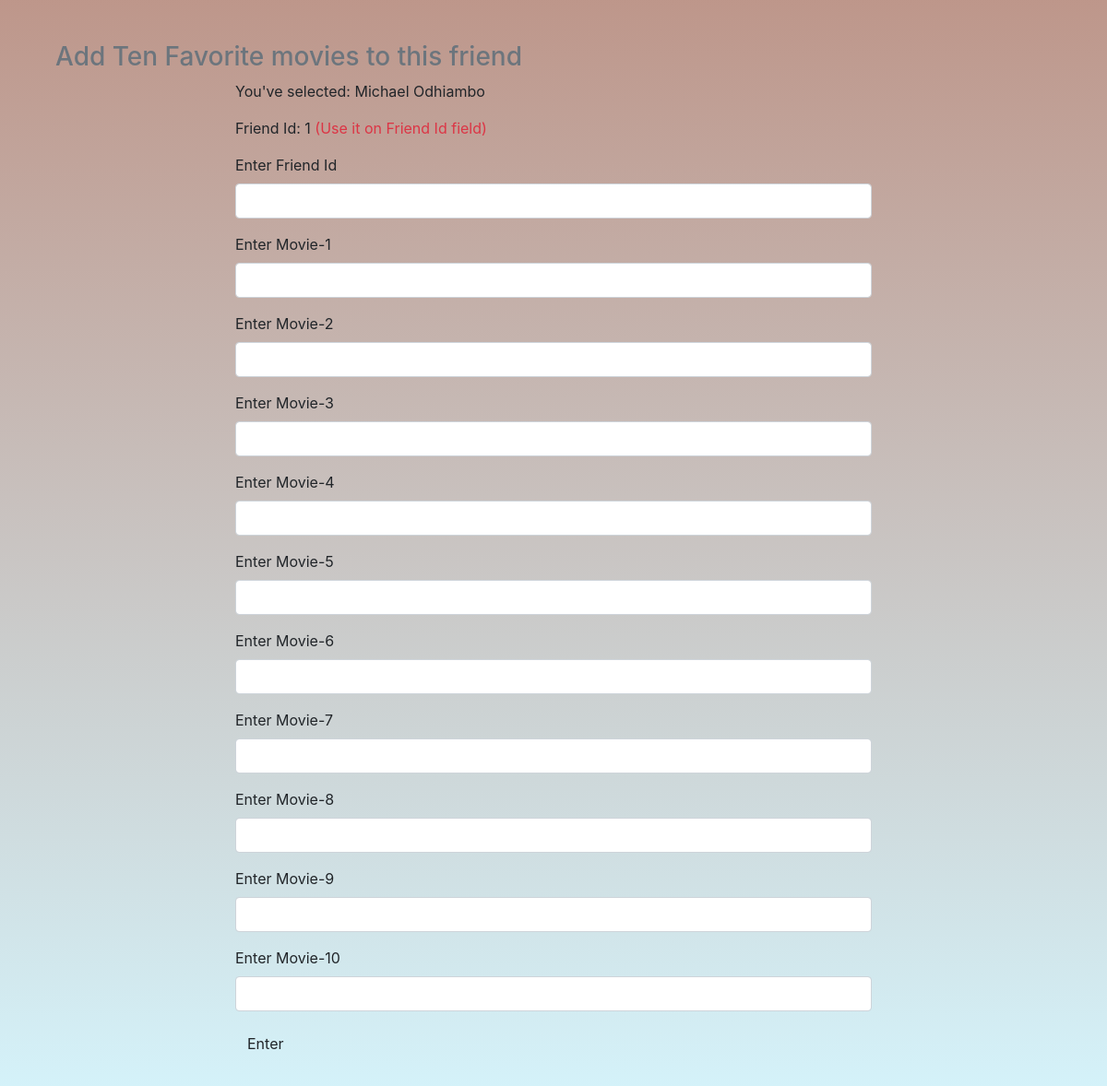
Screenshot of /AddMovies/1 with the database file from the repository.
### app/Homepage/model.py (models this page shows, shortened)
class Friends(db.Model):
    id = db.Column(db.Integer, primary_key = True)
    firstName = db.Column(db.String(45))
    secondName = db.Column(db.String(200))

### app/Movies/routes.py (the view, shortened to what this page needs)
@movies_bp.route("/AddMovies/<int:id>", methods=['POST','GET'])
def AddMovies(id):
    current_friend = Friends.query.get_or_404(id)
    form = Movies()
    return render_template('AddMovie.html', form= form, id=id, friend=current_friend)

### app/Movies/form.py
class Movies(FlaskForm):
    friendId = StringField('Enter Friend Id')
    movie1 = StringField('Enter Movie-1')
    movie2 = StringField('Enter Movie-2')
    movie3 = StringField('Enter Movie-3')
    movie4 = StringField('Enter Movie-4')
    movie5 = StringField('Enter Movie-5')
    movie6 = StringField('Enter Movie-6')
    movie7 = StringField('Enter Movie-7')
    movie8 = StringField('Enter Movie-8')
    movie9 = StringField('Enter Movie-9')
    movie10 = StringField('Enter Movie-10')
    submit = SubmitField('Enter')

### app/Movies/templates/AddMovie.html
{% extends 'base.html' %}
{% import 'bootstrap/wtf.html' as wtf %}
{% block content %}
<div class="home">
<div class="container">
    <h3 class="text-muted">Add Ten Favorite movies to this friend</h3>
    <div class="col-8 mx-auto">
        <p>You've selected: {{ friend.firstName }} {{ friend.secondName }}</p>
        <p>Friend Id: {{ friend.id }} <span class="text-danger">(Use it on Friend Id field)</span></p>
        {{ wtf.quick_form(form) }}
    </div>
</div>
</div>
{% endblock %}

### app/static/main.css (style rules this page uses)
.home { height: auto; padding: 45px 45px; background: linear-gradient(hsla(14, 69%, 29%, 0.502), rgba(171, 234, 250, 0.5)); }

### rows the page displays
Friends: firstName "Michael", secondName "Odhiambo", id "1"
